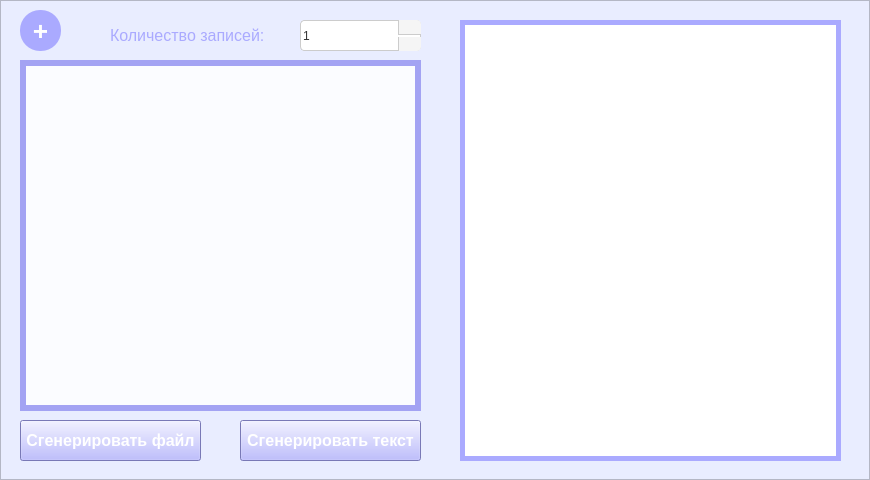
<?xml version="1.0" encoding="UTF-8"?>
<ui version="4.0">
 <class>JsonGenerator</class>
 <widget class="QWidget" name="JsonGenerator">
  <property name="geometry">
   <rect>
    <x>0</x>
    <y>0</y>
    <width>870</width>
    <height>480</height>
   </rect>
  </property>
  <property name="windowTitle">
   <string>JsonGenerator</string>
  </property>
  <widget class="QFrame" name="frame">
   <property name="geometry">
    <rect>
     <x>0</x>
     <y>0</y>
     <width>870</width>
     <height>480</height>
    </rect>
   </property>
   <property name="styleSheet">
    <string notr="true">background-color: rgb(233, 237, 255);</string>
   </property>
   <property name="frameShape">
    <enum>QFrame::Shape::StyledPanel</enum>
   </property>
   <property name="frameShadow">
    <enum>QFrame::Shadow::Raised</enum>
   </property>
   <widget class="QScrollArea" name="scrollArea">
    <property name="geometry">
     <rect>
      <x>20</x>
      <y>60</y>
      <width>401</width>
      <height>351</height>
     </rect>
    </property>
    <property name="styleSheet">
     <string notr="true">background-color: rgb(251, 252, 255);
border: 3px solid rgb(163, 163, 243)</string>
    </property>
    <property name="widgetResizable">
     <bool>true</bool>
    </property>
    <widget class="QWidget" name="scrollAreaWidgetContents">
     <property name="geometry">
      <rect>
       <x>0</x>
       <y>0</y>
       <width>395</width>
       <height>345</height>
      </rect>
     </property>
    </widget>
   </widget>
   <widget class="QPushButton" name="createFieldBut">
    <property name="geometry">
     <rect>
      <x>20</x>
      <y>10</y>
      <width>41</width>
      <height>41</height>
     </rect>
    </property>
    <property name="font">
     <font>
      <family>Yu Gothic</family>
      <pointsize>20</pointsize>
      <italic>false</italic>
      <bold>true</bold>
     </font>
    </property>
    <property name="cursor">
     <cursorShape>ArrowCursor</cursorShape>
    </property>
    <property name="styleSheet">
     <string notr="true">
QPushButton {
background-color: rgb(170, 170, 255);
color: rgb(255, 255, 255);
border-radius:  20px
}
QPushButton:hover {
	
	background-color: rgb(147, 147, 220);
}
QPushButton:pressed {
	
	background-color: rgb(119, 125, 199);
}</string>
    </property>
    <property name="text">
     <string>+</string>
    </property>
   </widget>
   <widget class="QPushButton" name="pushButtonGenereteFile">
    <property name="geometry">
     <rect>
      <x>20</x>
      <y>420</y>
      <width>181</width>
      <height>41</height>
     </rect>
    </property>
    <property name="font">
     <font>
      <family>Yu Gothic UI</family>
      <pointsize>12</pointsize>
      <bold>true</bold>
     </font>
    </property>
    <property name="styleSheet">
     <string notr="true">
QPushButton {
background-color: rgb(170, 170, 255);
color: rgb(255, 255, 255);

}
QPushButton:hover {
	
	background-color: rgb(147, 147, 220);
}
QPushButton:pressed {
	
	background-color: rgb(119, 125, 199);
}
</string>
    </property>
    <property name="text">
     <string>Сгенерировать файл</string>
    </property>
   </widget>
   <widget class="QPushButton" name="pushButtonGenereteText">
    <property name="geometry">
     <rect>
      <x>240</x>
      <y>420</y>
      <width>181</width>
      <height>41</height>
     </rect>
    </property>
    <property name="font">
     <font>
      <family>Yu Gothic UI</family>
      <pointsize>12</pointsize>
      <bold>true</bold>
     </font>
    </property>
    <property name="styleSheet">
     <string notr="true">
QPushButton {
background-color: rgb(170, 170, 255);
color: rgb(255, 255, 255);

}
QPushButton:hover {
	
	background-color: rgb(147, 147, 220);
}
QPushButton:pressed {
	
	background-color: rgb(119, 125, 199);
}
</string>
    </property>
    <property name="text">
     <string>Сгенерировать текст</string>
    </property>
   </widget>
   <widget class="QSpinBox" name="spinBoxNumberOfRecords">
    <property name="geometry">
     <rect>
      <x>300</x>
      <y>20</y>
      <width>121</width>
      <height>31</height>
     </rect>
    </property>
    <property name="styleSheet">
     <string notr="true">/* Общий стиль для SpinBox */QSpinBox {
    padding-right: 24px; /* Освобождаем место справа, чтобы текст и поле НЕ наслаивались на стрелочки */
    border: 1px solid #cccccc;
    border-radius: 4px;
    background-color: #ffffff;
    selection-background-color: rgb(111, 111, 166);
    color: #333333;
}

/* Кнопка &quot;Вверх&quot; (располагаем в верхнем правом углу) */
QSpinBox::up-button {
    subcontrol-origin: border;
    subcontrol-position: top right; 
    width: 22px;
    height: 14px; /* Половина высоты с небольшим запасом */
    border-left: 1px solid #cccccc;
    border-bottom: 1px solid #cccccc;
    background: #f5f5f5;
    border-top-right-radius: 4px;
}

/* Кнопка &quot;Вниз&quot; (располагаем в нижнем правом углу) */
QSpinBox::down-button {
    subcontrol-origin: border;
    subcontrol-position: bottom right;
    width: 22px;
    height: 14px;
    border-left: 1px solid #cccccc;
    background: #f5f5f5;
    border-bottom-right-radius: 4px;
}

/* Стили при наведении на кнопки */
QSpinBox::up-button:hover, QSpinBox::down-button:hover {
    background: #e0e0e0;
}

/* Стили при клике */
QSpinBox::up-button:pressed, QSpinBox::down-button:pressed {
    background: #cdcdcd;
}

/* Отрисовка самих стрелочек внутри кнопок (рисуем встроенными стрелками Qt) */
QSpinBox::up-arrow {
    image: url(none); /* Если у тебя есть свои иконки, укажи путь тут */
    width: 7px;
    height: 7px;
}

QSpinBox::up-arrow {
    image: url(none); /* Отключаем поиск картинки */
    content: &quot;▲&quot;;     /* Вставляем текстовый треугольник вверх */
    font-size: 9px;   /* Подбираем размер стрелочки */
    color: rgb(31, 31, 31);   /* Цвет стрелочки */
}

QSpinBox::down-arrow {
    image: url(none); /* Отключаем поиск картинки */
    content: &quot;▼&quot;;     /* Вставляем текстовый треугольник вниз */
    font-size: 9px;   /* Подбираем размер стрелочки */
    color: rgb(31, 31, 31);   /* Цвет стрелочки */
}

/* Цвет стрелочек при наведении на весь SpinBox (опционально) */
QSpinBox::up-arrow:hover, QSpinBox::down-arrow:hover {
    color: #000000;
}


</string>
    </property>
    <property name="minimum">
     <number>1</number>
    </property>
    <property name="maximum">
     <number>100</number>
    </property>
   </widget>
   <widget class="QLabel" name="label">
    <property name="geometry">
     <rect>
      <x>110</x>
      <y>20</y>
      <width>181</width>
      <height>31</height>
     </rect>
    </property>
    <property name="font">
     <font>
      <family>Yu Gothic UI</family>
      <pointsize>12</pointsize>
     </font>
    </property>
    <property name="styleSheet">
     <string notr="true">color: rgb(170, 170, 255);
background-color: rgba(255, 255, 255, 0);
border: none;
</string>
    </property>
    <property name="text">
     <string>Количество записей:</string>
    </property>
   </widget>
   <widget class="QPlainTextEdit" name="plainTextEdit">
    <property name="geometry">
     <rect>
      <x>460</x>
      <y>20</y>
      <width>381</width>
      <height>441</height>
     </rect>
    </property>
    <property name="font">
     <font>
      <family>Yu Gothic UI</family>
      <pointsize>11</pointsize>
      <bold>false</bold>
     </font>
    </property>
    <property name="styleSheet">
     <string notr="true">background-color: rgb(255, 255, 255);
border: 5px solid  rgb(170, 170, 255);
color: rgb(38, 38, 38);</string>
    </property>
    <property name="plainText">
     <string/>
    </property>
   </widget>
  </widget>
 </widget>
 <layoutdefault spacing="6" margin="11"/>
 <resources/>
 <connections/>
</ui>
